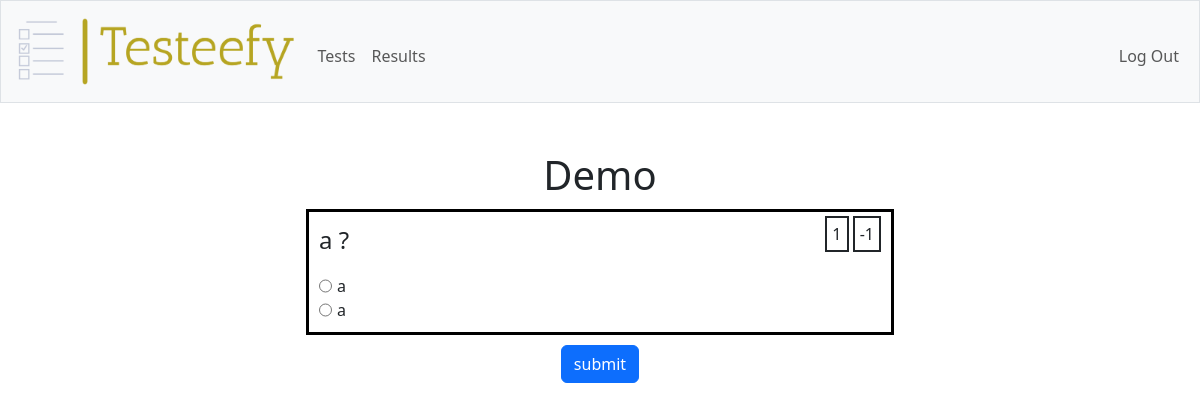
Screenshot of /test?id=12 (signed in) with the database file from the repository.
### tables this page shows
CREATE TABLE 'test' ('ID' INTEGER PRIMARY KEY AUTOINCREMENT,
Topic TEXT,
Subject TEXT,
Examiner_id INTEGER,
Max_marks INTEGER,
Min_marks INTEGER, 'Num_of_question' INTEGER, Num_of_attempts INTEGER DEFAULT 0,
FOREIGN KEY(Examiner_id) REFERENCES user(ID));

CREATE TABLE Questions (
Test_id INTEGER,
Question_id INTEGER PRIMARY KEY AUTOINCREMENT,
Ques_Text TEXT,
Correct INTEGER,
Incorrect INTEGER,
FOREIGN KEY(Test_id) REFERENCES test(ID));

CREATE TABLE Options (
Question_id INTEGER,
Option_id INTEGER PRIMARY KEY AUTOINCREMENT,
Option_Text TEXT,
Correct INTEGER,
FOREIGN KEY(Question_id) REFERENCES Question(Question_id));

### app.py (the view)
@app.route("/test")
@login_required
def test():
    if session["type"] == "EXAMINER":
        return apology("unautherized")
    id=request.args.get("id")
    if id == None:
        return apology("Enter test id")
    test = db.execute(
        "select * from test where id = ? ;"
        ,[id,]
    ).fetchall()
    questions = db.execute(
        "select * from Questions where Test_id = ? ;"
        ,[id,]
    ).fetchall()
    options = {}
    for i in questions :
        opt = db.execute(
        "select * from Options where Question_id = ? ;"
        ,[i[1],]
        ).fetchall()
        options[i[1]]=opt
    return render_template("test.html",test=test,Questions=questions ,options=options)

### helpers.py (called while the page is built)
def login_required(f):
    @wraps(f)
    def decorated_function(*args, **kwargs):
        if session.get("user_id") is None:
            return redirect("/login")
        return f(*args, **kwargs)
    return decorated_function

### templates/test.html (shortened to what this page needs)
{% extends "layout.html" %}
{% block stylesheet %}
    <link href="/static/styles_test.css" rel="stylesheet">
{% endblock %}
{% block main %}
    <h1>{{ test[0][1] }}</h1>
    <form action="/test/submit" method="POST">
        {% for i in Questions %}
            <div class="question_option">
                <div class="question">
                    <p>{{ i[2] }} {% if i[2][-1] != "?" %}?{% endif %}</p>
                    <div>
                        <span class="box">{{ i[3] }}</span>
                        <span class="box">{{ i[4] }}</span>
                    </div>
                </div>
                <div class="options">
                    {% for j in options[i[1]] %}
                        <div class="option">
                            <input type="radio" name="{{ i[1] }}" id="{{ j[1] }}" value="{{ j[1] }}" required>
                            <label for="{{ j[1] }}">{{ j[2] }}</label>
                        </div>
                    {% endfor %}
                </div>
            </div>
        {% endfor %}
        <input type="submit" value="submit" class="btn btn-primary">
    </form>
{% endblock %}

### static/styles_test.css (style rules this page uses)
.question_option { padding:10px; border-color: black; border-style: solid; width:50%; margin: auto; margin-top: 10px; margin-bottom: 10px; }
.question { display: flex; justify-content: space-between; }
.question>p { font-size: x-large; display: inline }
.box { border-style: solid; border-width: 2px; width: max-content; padding: 5px; }
.option { display: flex; gap: 5px; }

### rows the page displays
test: Topic "Demo"
Questions: Ques_Text "a", Correct "1", Incorrect "-1"
Options: Option_Text "a"
Options: Option_Text "a"
